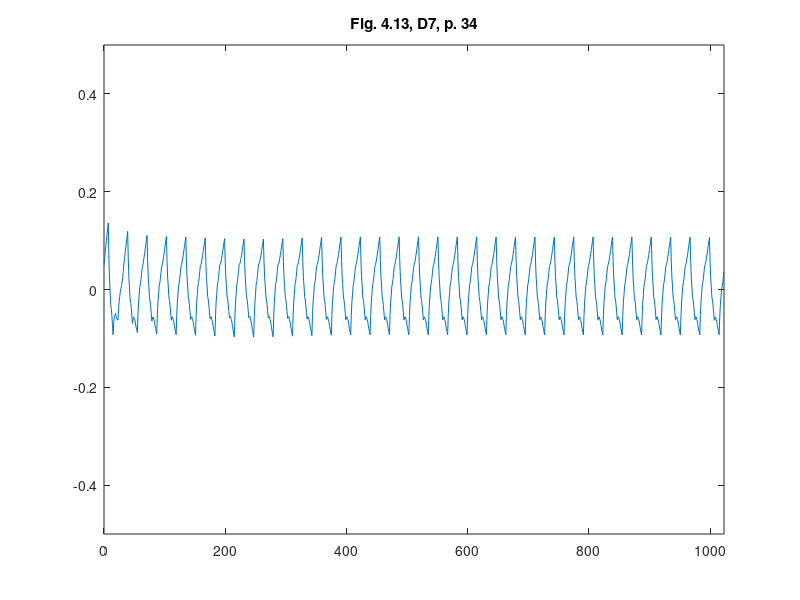

This chart was generated by the following MATLAB code:
%% ========================================================================
%% Programmatic octave notes on "Ripples in Mathematics" by A. Jensen
%% and A. la Cour-Harbo written with a deep gratitude to the authors for
%% this wonderful text. 
%% 
%% Reconstruction of graphs in Figure 4.13, top, p.34, Ch 04, D7.
%%
%% Author: Vladimir Kulyukin
%% 
%% NB: I have tested this code in Octave 4.
%% =========================================================================
t = [0:1023];

y_fig_4_13_d7_p34 = [
0.05059641430959508
0.0637722047590761
0.07604351907482691
0.08855718704018394
0.1001663788718107
0.1120179243530437
0.12411182348388294
0.13614078415002745
0.0697658886796012
0.024399243144454994
4.084754458885849E-5
-0.02994669165982676
-0.0389259809289623
-0.05353441380264732
-0.07377199028088183
-0.09250124227619846
-0.06785928546265244
-0.05483860902420275
-0.053439212960849414
-0.048925904205973335
-0.05603387582619363
-0.060027934754891196
-0.060908080992066044
-0.06262259762023542
-0.03999059229084205
-0.02388221785848422
-0.014297474323161915
-0.002964729157260217
0.001844385111605941
0.00840150101105149
0.016706618541076433
0.02454336044581934
0.040025790310477226
0.05345956426069553
0.06484468229647426
0.0767787360300963
0.08666413384927879
0.09709846736630459
0.10808173658117373
0.11891791891910908
0.06334552035685367
0.025567247417301233
0.005583100100451804
-0.019168968807018846
-0.026126912091786483
-0.03785277696717533
-0.054346563433185405
-0.0695627891594136
-0.059735028239212215
-0.05661778331617744
-0.060211054390309326
-0.062006248122204254
-0.07051195785126585
-0.07721959023809048
-0.08212914528267819
-0.08752049369904696
-0.050942980276363375
-0.02561098949070722
-0.01152452134207852
0.005575175515607596
0.011429349736266258
0.020296752665982333
0.03217738430475583
0.0432506237443271
0.04918043033425407
0.05648841560256692
0.0651745795492657
0.07349146163206516
0.08318652239325054
0.0925123012905366
0.10146879832392337
0.11052424413452142
0.059862918324680985
0.025202653245130813
0.006543448895870933
-0.016403226754111582
-0.023348841673803824
-0.03458192789421869
-0.05010248541535618
-0.06447421846389344
-0.057459524027193454
-0.056175305564149534
-0.06062156307476172
-0.06353234417598679
-0.07217360125086797
-0.07927938191636202
-0.084849686172469
-0.09083142009246827
-0.05229042056569086
-0.02567925151080338
-0.010997912927805869
0.00688001409597476
0.012828110647865435
0.02197279564053922
0.03431406907399612
0.04579881921621052
0.05025877893870315
0.05660102558115811
0.0648255591435754
0.0725457354458651
0.08214819866811718
0.09124630463024166
0.09984005333223857
0.10856894415478341
0.05909094423469807
0.025209433683027072
0.006924412499770433
-0.015539675414513423
-0.022407273960382924
-0.033453939237279635
-0.048679671245203573
-0.06278562569743297
-0.056779529671120654
-0.056162441328667545
-0.06093436067007369
-0.06426229975458461
-0.0729792465229548
-0.08025221303442978
-0.08608119928900956
-0.09229709888731087
-0.05285012921539454
-0.02563848848852094
-0.010662176706690101
0.007592581585094084
0.01361201093183551
0.02290988678853028
0.0354862091551784
0.047184074427055876
0.05079249706941222
0.05656847933156663
0.06451202121351915
0.07187476724580043
0.08140507289787985
0.09035458270028801
0.09872329665302498
0.10724763438464867
0.058599593701035346
0.025270845643151314
0.007261390210996603
-0.014852857308838334
-0.02164781220294395
-0.032547559184729784
-0.047552098254195846
-0.06145676159867032
-0.05628365902408485
-0.05622242842090148
-0.06127306978912021
-0.06495398919079044
-0.07374678056386283
-0.08116984997038669
-0.08722319741036211
-0.09364356074512932
-0.05334498706898491
-0.025564714836154762
-0.010302744046638874
0.008313495505222429
0.014411433613769467
0.023863640484661917
0.03667011611789978
0.04857781814507024
0.05130436646250241
0.05649099750204495
0.06413771126369787
0.07112524784664755
0.08057286715170764
0.08936130927806446
0.09749057422571808
0.1057964651660742
0.058063973093261355
0.025346920493973076
0.00764530736820937
-0.014079680638483647
-0.02078922917165208
-0.031522152585749814
-0.046278450880776874
-0.05995668912561125
-0.05573307312453483
-0.05630624451166985
-0.061676203287016354
-0.06576086675542779
-0.07464231761205072
-0.08223847316173856
-0.08854933340449135
-0.0952045874867729
-0.05393123796170689
-0.02550031906758105
-0.009911830804395377
0.00911777637520343
0.015304952923862055
0.02493324838893381
0.03800266277041871
0.05015003211719123
0.05188897871872817
0.0564168537893327
0.06373365732900484
0.07030316973764214
0.07966161061534709
0.08827276036201717
0.09613661897765242
0.10420071364835937
0.057447891506516705
0.025383217956160727
0.008006692997291457
-0.013305509514975009
-0.01992956343575476
-0.030489294909931703
-0.04498470393750584
-0.0584255513429779
-0.05514826321018722
-0.05635058599382807
-0.06203251969390051
-0.06651414526650944
-0.07547538175554996
-0.08323631011712698
-0.08979693035124053
-0.09667917217877643
-0.05452252159071551
-0.02550580262313045
-0.00962901527602128
0.00976860613739458
0.016026295930334562
0.02580481978958123
0.03910417771513458
0.051460130995937055
0.05241265780097022
0.05642072352113345
0.06348432815642677
0.0697292036069691
0.07902961797264152
0.08751130315356294
0.0951742591497334
0.10305659296977766
0.056962788311509485
0.025331846369055545
0.008163767142415896
-0.012879624469168386
-0.0194601533649384
-0.02991599464565303
-0.044247148311312295
-0.057539915153007305
-0.054762453277265644
-0.056290996208544566
-0.062125543946844095
-0.0668063011744979
-0.07579306320917234
-0.08362603473320104
-0.09030521574658405
-0.09729355399552925
-0.054816536007300645
-0.025593720276140552
-0.009625106802048977
0.009894959463142873
0.016160823471266187
0.025978140270489777
0.039346909860813656
0.051764070543804934
0.05259255067192639
0.056526208396067465
0.06356504371622816
0.06977184920718017
0.07908383229415186
0.08756378555191482
0.09521170898046916
0.1030825741298385
0.05691512242592488
0.025227194083185547
0.008018789101620528
-0.013069392471358725
-0.019678050683163664
-0.03016648548638283
-0.04453469688101623
-0.057863325271167
-0.054820360600907295
-0.05616415106999554
-0.061894696678431754
-0.06644981478988658
-0.07539168804068941
-0.08315813379451086
-0.08974915205135092
-0.09665512515676848
-0.05461702941888624
-0.025693457401859448
-0.009884409105688106
0.009438665230605254
0.01564721584604315
0.02536979250160307
0.038606395197285016
0.050901417453334326
0.05231622176336996
0.05664637168551456
0.06389186721976814
0.07035619825159947
0.07973587489553983
0.08833438703705793
0.09615173467615383
0.1041783947128296
0.057308120305305604
0.02514743514904921
0.007696339244060429
-0.013696179221799033
-0.020379108436390875
-0.031003460211853393
-0.0455692345481866
-0.059078907892304695
-0.05525199038635467
-0.05607039839818916
-0.061534131927808225
-0.06575315423635723
-0.07461750206269077
-0.08223713866795423
-0.0886120640521477
-0.09532050880283677
-0.05411499688748812
-0.025747990966984078
-0.01021949104132466
0.008749076197675506
0.014879137441831032
0.024449265999327303
0.03745946187016433
0.049547894482482986
0.0518112059329202
0.056707150664221474
0.06423572867638683
0.07105889472697732
0.08051469405843192
0.08926508142831167
0.09731005683661662
0.10554404681035677
0.05783489081074319
0.02511565559674614
0.007386341168365638
-0.01435951042912732
-0.021115441241003716
-0.03188790922199256
-0.046676914372093876
-0.060389691631361916
-0.05575629698608725
-0.05603874428683735
-0.06123703353361222
-0.06511812690083069
-0.07391506221407398
-0.08139480164776086
-0.08755734520189137
-0.09407283032822258
-0.05362619365041872
-0.025763019584884864
-0.01048330813162103
0.008168131966587784
0.014236109452526572
0.023675815583410337
0.03648725035923908
0.04839523316755793
0.051358289193136494
0.056718131126505825
0.06447475896766594
0.07158916996040321
0.08110036686093129
0.08996934691303651
0.0981961101167189
0.10659495480630182
0.058250981586150094
0.025111200601177993
0.00717561185138555
-0.014833927929390828
-0.02163927547498755
-0.032518574051568196
-0.047471823659132786
-0.06133346137794128
-0.05613288666220803
-0.05604001637426072
-0.06105485051409941
-0.06470107937733596
-0.07345501266835848
-0.08084034068277887
-0.08685706342059717
-0.09324050283703794
-0.05329405476086174
-0.025761662623757026
-0.010643326425723808
0.0078013460359784015
0.013831962558609108
0.023188915344908807
0.0358722043948775
0.04766420432924172
0.0510630793015495
0.05671088532941379
0.06460762241283462
0.07190176023608578
0.08144482911489351
0.09038529873353154
0.09872316909199996
0.10722250543559042
0.05850302520026861
0.025115280659130868
0.007059271812177206
-0.015104863232600501
-0.02193726258319412
-0.03287778813161178
-0.04792643987785349
-0.06187432252698309
-0.05635352633446718
-0.056049346915271046
-0.060961784269394734
-0.0644764333718847
-0.07320769924769452
-0.08054117687187062
-0.08647686624441303
-0.09278709185017037
-0.05311083620607371
-0.025756621075624375
-0.010724446458822397
0.007609408962714967
0.013621223870604967
0.02293471958323035
0.03554989610059112
0.04728038991265769
0.050904973089183216
0.05670152847442078
0.06467005606837045
0.07205660546301285
0.08161512706636738
0.09059167047041464
0.09898623567515466
0.10753674146841154
0.058630871407707
0.025120390857090474
0.0070052998165619764
-0.015234973410357188
-0.022079857127188324
-0.03304992303041012
-0.048145171120022576
-0.0621350799741604
-0.056462128667968334
-0.05605782486262274
-0.06092216855812364
-0.06437478241056847
-0.07309604376385981
-0.08040557527409506
-0.08630337694127427
-0.09257945047983121
-0.05302559619056226
-0.02575183405193588
-0.010758164063952106
0.007525946698776125
0.013529965310861754
0.022824424697691834
0.03540932485926637
0.04711255407250568
0.05083402652072269
0.056694204248309066
0.06469308725526482
0.07211890590976534
0.0816834298436353
0.09067488942505003
0.09909328465400954
0.10766523201342049
0.058684362426887106
0.025124723663155723
0.00698631572222637
-0.015284198563966726
-0.0221334820273578
-0.033114871836012603
-0.048228367989931166
-0.06223466958559677
-0.05650526141949243
-0.05606402074610935
-0.060910947565447585
-0.06434091417567062
-0.07305904827861495
-0.08036022217244408
-0.08624443585715805
-0.09250832288561142
-0.05299518524395994
-0.025747964394562627
-0.010766660337419501
0.007501286218635484
0.013503315982436271
0.022791988245148918
0.035367303006773425
0.04706196456500469
0.05081096218645677
0.056688994043097914
0.06469606013492814
0.07213265322278123
0.08169828054582343
0.09069343486488848
0.09911811617997641
0.10769565527578373
0.058698345739206764
0.02512817039802128
0.006985129252227318
-0.015291600042748361
-0.02214119514233253
-0.0331244783910984
-0.048241449789045994
-0.06225080278565823
-0.056514144952080875
-0.056068414774189015
-0.06091361225198266
-0.06434110993722388
-0.07305953527815062
-0.08036026082652492
-0.0862432865823468
-0.09250618385269284
-0.05299265720853592
-0.025744886384654792
-0.010762871381049468
0.0075057429891561
0.01350860153908585
0.022798059455615846
0.03537411673874609
0.04706953237575116
0.05081188757712403
0.05668525889958043
0.06468964634312042
0.07212302973795835
0.08168742925387987
0.09068082472109931
0.09910321613961673
0.10767860763185874
0.058693067562663875
0.025130932620939125
0.0069922028066845224
-0.015279215956013741
-0.02212722959124187
-0.03310793217491365
-0.0482213237070291
-0.06222736457284003
-0.056506603464117976
-0.05607162301372069
-0.06092242322164822
-0.06435690277080955
-0.0730771629782957
-0.08038110252701564
-0.08626872141696942
-0.09253584228366311
-0.05300309979779791
-0.02574239371070662
-0.010753724022389268
0.0075232279084649035
0.013528143440545147
0.022821341215162206
0.03540282123231608
0.0471032086780966
0.05082374280847243
0.05668247219042977
0.0646793968239686
0.07210339376658609
0.08166558596078513
0.09065485046406281
0.09907118727641917
0.10764103960087931
0.058679352115007466
0.025133194260633054
0.007002566037756083
-0.015258640900778667
-0.02210431820781597
-0.03308057423051105
-0.04818740896886392
-0.062187458476083084
-0.05649207694763424
-0.05607407025977549
-0.06093343841250687
-0.06437873823854579
-0.07310141290517486
-0.08041001924511146
-0.08630455725835562
-0.09257799373777942
-0.05301874750063401
-0.025740331584345192
-0.010742745988912972
0.007545478173376417
0.013552872014809203
0.022850904423099158
0.03543957539824629
0.047146522426821325
0.0508397811244256
0.05668030113870819
0.06466808246966912
0.07208050686488748
0.08164019257678422
0.09062452135293837
0.09903349319334999
0.10759663146005345
0.05866271195649338
0.025135082649641025
0.007013743539496396
-0.015235698587215588
-0.022078850517219847
-0.03305010546379146
-0.04814946342693043
-0.06214269952050769
-0.056475335774020696
-0.05607601387739038
-0.06094473383061673
-0.06440188622448062
-0.07312708046820121
-0.08044070715255931
-0.086342766277555
-0.09262305379014381
-0.053035730020545
-0.025738595652753007
-0.01073165068676785
0.007568440604256991
0.013578342493475016
0.022881390707732718
0.0354775852470301
0.04719138388797557
0.050856669174586144
0.05667854711476185
0.06465701770850271
0.07205763104231787
0.08161483702969823
0.09059418575715286
0.09899567722468185
0.10755200507834833
0.058645828728047265
0.025136683974269283
0.0070245708170144205
-0.015213164522365295
-0.022053868265221897
-0.03302019419020335
-0.04811214229730964
-0.062098633272439634
-0.05645867505422795
-0.05607760804766262
-0.06095543225274365
-0.06442414080458092
-0.07315174056806457
-0.08047022467830443
-0.08637959313530053
-0.0926665329936253
-0.05305222174650043
-0.025737113664658945
-0.010721208748100897
0.007590257724141157
0.013602521031099778
0.022910345893742398
0.03551373231206902
0.04723407567294306
0.05087285854140619
0.05667708901739408
0.06464676710090675
0.07203621524673122
0.0815911110000805
0.0905657768157416
0.09896021269371452
0.10751012071491534
0.05862991389676411
0.0251380599710439
0.007034558937754709
-0.015192238825906507
-0.022030683697136705
-0.032992425298738914
-0.04807746363071316
-0.06205766793363032
-0.05644310809907484
-0.05607894949103346
-0.060965192109506225
-0.06444459395939513
-0.07317439703579817
-0.08049735934361738
-0.08641348088285275
-0.09270656426990932
-0.05306745042801396
-0.025735831740203316
-0.010711708206477405
0.007610198714635467
0.01362461048166361
0.022936805636078708
0.03554678417788077
0.04727312432421972
0.05088771822889056
0.05667584798822257
0.06463751360221573
0.07201678203923233
0.08156958633091012
0.09053999344561134
0.09892800338333602
0.10747206617430569
0.05861542650080996
0.02513925869764688
0.0070435627648164625
-0.015173318184879193
-0.022009727264242166
-0.03296732136047037
-0.04804610047356383
-0.062020611389528996
-0.05642899351152107
-0.05608010404286157
-0.060973942983550494
-0.06446299708081878
-0.07319477958743555
-0.08052177725063166
-0.08644399007040716
-0.09274261385451668
-0.05308117977537739
-0.02573470608478328
-0.010703192782734367
0.007628104210246498
0.013644440814682163
0.022960561110049776
0.03557646509634934
0.04730819470746629
0.05090108321634165
0.05667476762588785
0.06462924793610494
0.07199938574588015
0.08155031945632624
0.09051691066633044
0.0988991593758928
0.10743798218655172
0.05860244480189784
0.025140320897830373
0.007051610474349314
-0.01515639367616461
-0.021990984346092105
-0.03294486874305247
-0.048018046867045694
-0.06198746356349387
-0.05641635901265529
-0.05608112134971038
-0.06098175057465917
-0.06447943349531995
-0.07321298330387446
-0.08054358680814097
-0.08647124400811954
-0.09277481953735627
-0.05309344346498081
-0.025733698038241583
-0.010695583257138626
0.0076441025048971465
0.013662157621296661
0.022981783718628978
0.035602980796894106
0.04733952459706425
0.050913023107587586
0.05667380301125044
0.06462186430805286
0.07198384532194389
0.08153310772897451
0.09049628985309374
0.09887339169430163
0.1074075332740154
0.05859085578317669
0.025141283947555947
0.0070588177671531745
-0.015141251963568993
-0.02197421603907319
-0.032924783664896776
-0.04799295484103976
-0.061957817471123125
-0.056405065829232146
-0.056082043169698836
-0.06098874949252321
-0.06449415415789118
-0.0732292878056169
-0.08056311979588619
-0.08649565012869911
-0.09280365810897986
-0.053104411047479136
-0.025732770820396437
-0.010688737427731798
0.007658468260823548
0.01367806711496085
0.02300083826498885
0.035626781710907565
0.04736764280768149
0.0509237262774464
0.05667291430259668
0.06461520688313237
0.07196985886913551
0.08151761541052405
0.09047773135738005
0.09885020670970351
0.1073801398847717
0.0585804490378463
0.025142184649993973
0.007065346721214714
-0.015127573021863256
-0.021959066305868136
-0.032906641404171724
-0.047970298316774025
-0.061931054431254545
-0.05639488928857318
-0.05608290845164153
-0.0609951119204596
-0.06450749942344068
-0.0732440712321715
-0.08058082707506531
-0.08651776695212215
-0.09282978638677719
-0.05311432332410444
-0.025731887026228303
-0.010682477493148783
0.007671556601789416
0.013692563931930989
0.023018195823931234
0.03564845227779016
0.047393237249011004
0.05093344498715659
0.056672062569143464
0.06460908999497163
0.07195705527850986
0.08150343040588943
0.09046074339097906
0.0988289942337788
0.10735508380189684
0.05857095999042501
0.02514306157206958
0.007071388546830608
-0.015114972671284217
-0.021945108496282607
-0.03288993251415684
-0.04794944472490693
-0.061906429557270035
-0.05638555485562155
-0.05608375688639831
-0.06100103564960033
-0.06451986701711292
-0.07325777511705081
-0.08059723582129925
-0.08653824912985832
-0.09285397528874972
-0.05312346487832884
-0.025731006371147603
-0.010676599767206045
0.007683777880381863
0.013706103624730107
0.023034400412724695
0.035668668244365626
0.04741710380466083
0.050942473262556104
0.05667120664189716
0.06460330394268404
0.07194501166008763
0.08149008329893705
0.09044476535440317
0.09880905782648604
0.10733154471065616
0.058562085672274666
0.025143957276648424
0.007077159523777454
-0.015103014877562937
-0.021931858636148067
-0.032874079043202616
-0.04792967609872658
-0.061883097203128117
-0.056376749887149954
-0.0560846318043092
-0.06100674295460584
-0.06453170559273255
-0.07327089746399672
-0.08061294082309092
-0.08655783567001522
-0.09287709533248177
-0.05313215707155823
-0.02573008344419445
-0.010670874450390467
0.007695595154262531
0.013719200125355754
0.023050065707297982
0.03568819190008922
0.047440140283044184
0.05095114294906381
0.056670300364804964
0.06459761253026769
0.07193325141377954
0.08147704504701297
0.09042916539829557
0.09878961246762731
0.10730859791504083
0.05855348506520013
0.025144920601329435
0.007082904523428751
-0.015091206801097747
-0.02191876973965423
-0.03285842792483652
-0.04791018135664464
-0.06186010218791949
-0.056368121625382274
-0.05608558284064251
-0.06101248583370021
-0.06454352310938011
-0.07328400216285752
-0.08062861549895713
-0.08657736311767895
-0.09290013182811442
-0.05314076282039405
-0.025729065399753302
-0.0106650395661922
0.007707534897531613
0.013732437774175772
0.023065889280982643
0.03570788941795222
0.0474633666213506
0.050959830298620216
0.05666928998049374
0.06459174566697119
0.0719212308611617
0.08146371205995619
0.09041322276646371
0.09876976298068432
0.10728518915944867
0.05854477035256041
0.025146008971539294
0.007088905016385355
-0.015078983656584628
-0.02190521490368744
-0.03284223086860629
-0.04789003155134119
-0.06183635078867906
-0.05635926707664589
-0.056086668499160955
-0.0610185550562243
-0.06455590402446564
-0.07329773812725526
-0.08064503464122287
-0.08659779356636851
-0.09292421771225381
-0.05314969841922702
-0.025727889690969577
-0.010658791527481504
0.00772020545617192
0.013746491875055973
0.023082677114105374
0.03572876117332013
0.047487960516642835
0.05096896877573005
0.056668111650628676
0.06458538914133874
0.07190831925303859
0.0814493839805499
0.09039610132905099
0.09874847129854189
0.10726009616826211
0.05853549278273742
0.025147290536008997
0.007095489428076858
-0.015065687979795494
-0.021890464248871554
-0.03282461681788783
-0.04786814568684432
-0.06181057049483623
-0.05634971828110323
-0.056087958475858776
-0.06102529107910286
-0.06456953107011766
-0.07331286346962104
-0.08066310325689509
-0.08662025043193987
-0.09295067564741322
-0.0531594492709406
-0.02572648219211949
-0.01065177441094992
0.007734318968879793
0.013762153051057961
0.023101372731896268
0.03575197801139473
0.04751530019390414
0.050979064944628436
0.05666668940673527
0.06457817358022466
0.07189377633996896
0.08143323881109585
0.09037681986847763
0.09872451951211438
0.10723188509934879
0.05852512611576724
0.025148845606589462
0.0071030435718154915
-0.015050547789757687
-0.02187366067692706
-0.03280456289089564
-0.04784325443166343
-0.06178126713963818
-0.05633892613549693
-0.05608953525754666
-0.06103309450578738
-0.06458520696138012
-0.07333026954316389
-0.08068388533229967
-0.08664605432878747
-0.09298106036967617
-0.05317058634771289
-0.025724756442937268
-0.01064357065534931
0.00775071153813732
0.01378034961443629
0.02312308409663392
0.035778914984730216
0.0475470043664195
0.050804684335096814
0.056342721633248896
0.06416111626087578
0.0713684909836155
0.08085622303583001
0.08973293518315736
0.09799862742559753
0.10642804195811154
0.05771908678466088
0.02432031163075437
0.006231716496392021
-0.015959229010182294
-0.022839994497212437
-0.03382311035645455
-0.048908576587908634
-0.062894821350059
-0.05699838721002823
-0.05642950082520419
-0.06118816219558694
-0.06451931144732378
-0.0731780084542674
-0.0804091933425651
-0.08621286611221694
-0.09239903960124557
-0.05552969291404024
-0.0301970380877587
-0.016401075122400962
4.8613511041801626E-4
0.005836653482313187
0.014278419121669595
0.025811432028487246
0.03651614772638374
];

figure;
plot(t, y_fig_4_13_d7_p34);
xlim([0 1023]);
ylim([-0.5 0.5]);
title('Fig. 4.13, D7, p. 34');
